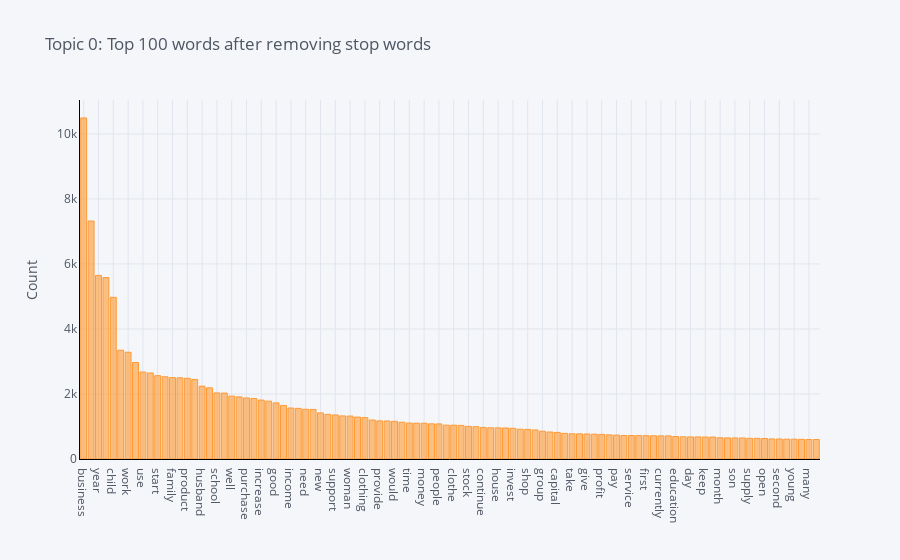

This figure's notebook cell:
### Code cell
plot_model(nmf)

### Figure 1 — Plotly figure (JSON) as saved in the notebook; plotly's stock layout.template omitted (floating-point values rounded to 4 significant figures)
{"data": [{"marker": {"color": "rgba(255, 153, 51, 0.6)", "line": {"color": "rgba(255, 153, 51, 1.0)", "width": 1}}, "name": "count", "orientation": "v", "text": "", "type": "bar", "x": ["business", "loan", "year", "sell", "child", "buy", "work", "old", "use", "help", "start", "also", "family", "able", "product", "make", "husband", "small", "school", "live", "well", "store", "purchase", "home", "increase", "customer", "good", "community", "income", "order", "need", "hope", "new", "mother", "support", "want", "woman", "request", "clothing", "client", "provide", "grow", "would", "entrepreneur", "time", "improve", "money", "go", "people", "run", "clothe", "sale", "stock", "ago", "continue", "expand", "house", "life", "invest", "food", "shop", "hard", "group", "plan", "capital", "operate", "take", "item", "give", "say", "profit", "offer", "pay", "market", "service", "begin", "first", "area", "currently", "demand", "education", "get", "day", "receive", "keep", "wife", "month", "age", "son", "allow", "supply", "daughter", "open", "experience", "second", "merchandise", "young", "high", "many", "single"], "y": [10493, 7322, 5649, 5581, 4974, 3347, 3284, 2969, 2675, 2647, 2564, 2530, 2503, 2499, 2483, 2448, 2240, 2190, 2032, 2028, 1935, 1911, 1878, 1860, 1813, 1779, 1725, 1648, 1568, 1558, 1530, 1525, 1418, 1373, 1355, 1325, 1321, 1290, 1272, 1199, 1173, 1170, 1160, 1131, 1106, 1103, 1100, 1082, 1079, 1041, 1041, 1033, 1003, 995, 971, 960, 958, 954, 943, 916, 911, 894, 856, 831, 818, 789, 775, 774, 769, 764, 757, 742, 735, 724, 723, 719, 718, 714, 711, 711, 692, 684, 680, 679, 676, 676, 654, 649, 648, 647, 636, 635, 631, 617, 616, 610, 609, 605, 601, 598]}], "layout": {"autosize": true, "legend": {"bgcolor": "#F5F6F9", "font": {"color": "#4D5663"}}, "paper_bgcolor": "#F5F6F9", "plot_bgcolor": "#F5F6F9", "title": {"font": {"color": "#4D5663"}, "text": "Topic 0: Top 100 words after removing stop words"}, "xaxis": {"autorange": true, "gridcolor": "#E1E5ED", "linecolor": "black", "range": [-0.5, 99.5], "showgrid": true, "tickfont": {"color": "#4D5663"}, "title": {"font": {"color": "#4D5663"}, "text": ""}, "type": "category", "zerolinecolor": "#E1E5ED"}, "yaxis": {"autorange": true, "gridcolor": "#E1E5ED", "linecolor": "black", "range": [0, 11050.0], "showgrid": true, "tickfont": {"color": "#4D5663"}, "title": {"font": {"color": "#4D5663"}, "text": "Count"}, "type": "linear", "zerolinecolor": "#E1E5ED"}}}
